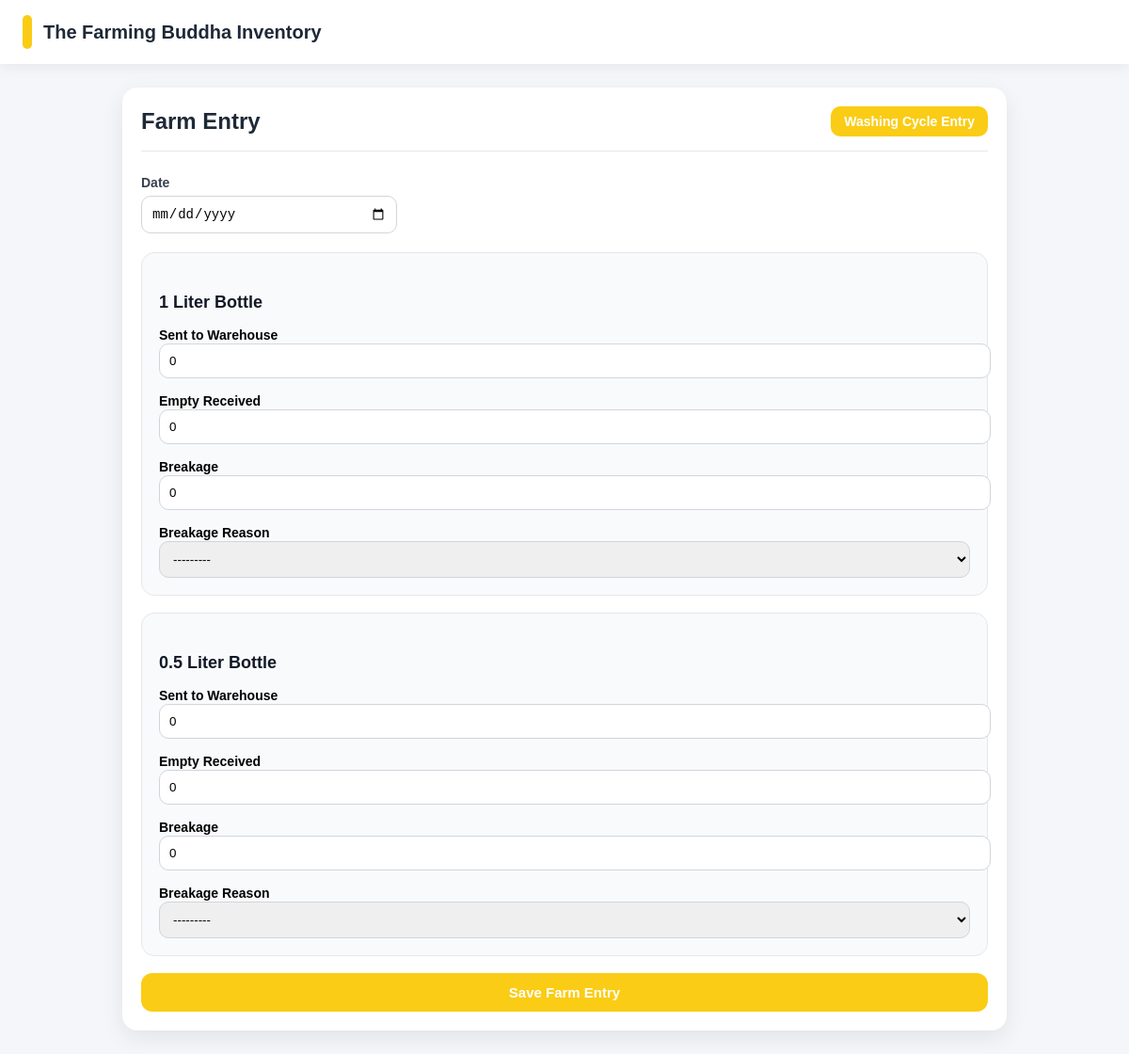
The app's page /bottles/farm-entry/ (signed in) with its own data.
### bottles/models.py (models this page shows, shortened)
class BottleType(models.Model):
    name = models.CharField(max_length=20)

### bottles/views.py (the view)
# urls.py: path("farm-entry/", views.farm_entry_view, name="farm_entry"),
@login_required
@role_required("FARM")
def farm_entry_view(request):
    bottle_types = BottleType.objects.all()
    if request.method == 'POST':
        form = FarmDailyEntryForm(request.POST)
        if form.is_valid():
            date = form.cleaned_data['date']
            items = []
            try:
                has_data = False  # ✅ prevent empty entry
                for bottle in bottle_types:
                    try:
                        sent = int(request.POST.get(f"sent_{bottle.id}") or 0)
                        empty_received = int(request.POST.get(f"empty_{bottle.id}") or 0)
                        breakage = int(request.POST.get(f"breakage_{bottle.id}") or 0)
                    except ValueError:
                        raise ValidationError(f"{bottle.name}: Invalid number input")
                    reason = request.POST.get(f"reason_{bottle.id}", "").strip()
                    if sent < 0 or empty_received < 0 or breakage < 0:
                        raise ValidationError(f"{bottle.name}: Negative values not allowed")
                    if breakage > 0 and not reason:
                        raise ValidationError(f"{bottle.name}: Breakage reason required")
                    if sent > 0 or empty_received > 0 or breakage > 0:
                        has_data = True
                    items.append({
                        'bottle_type': bottle,
                        'sent_to_warehouse': sent,
                        'empty_received_from_warehouse': empty_received,
                        'empty_breakage': breakage,
                        'breakage_reason': reason
                    })
                if not has_data:
                    raise ValidationError("Please enter at least one value")
                create_farm_entry(date, items)
                messages.success(request, "Farm entry saved successfully.")
                return redirect('bottles:farm_entry')
            except ValidationError as e:
                messages.error(request, str(e))
            except Exception:
                messages.error(request, "Something went wrong. Please try again.")
    else:
        form = FarmDailyEntryForm()
    return render(request, 'bottles/farm_entry.html', {
        'form': form,
        'bottle_types': bottle_types
    })

### bottles/forms.py
class FarmDailyEntryForm(forms.ModelForm):
    class Meta:
        model = FarmDailyEntry
        fields = ['date']
        widgets = {
            'date': forms.DateInput(attrs={'type': 'date'})
        }

### templates/bottles/farm_entry.html (shortened to what this page needs)
{% extends 'base.html' %}
{% block content %}
<div style="
    max-width:900px;
    margin:20px auto;
    background:white;
    padding:20px;
    border-radius:16px;
    box-shadow:0 8px 24px rgba(0,0,0,0.08);
">
    <div style="
        display:flex;
        flex-wrap:wrap;
        justify-content:space-between;
        align-items:center;
        gap:10px;
        margin-bottom:25px;
        border-bottom:1px solid #e5e7eb;
        padding-bottom:15px;
    ">
        <h2 style="
            margin:0;
            font-size:24px;
            color:#1f2937;
            font-weight:700;
        ">
            Farm Entry
        </h2>
        <a href="{% url 'bottles:washing_cycle' %}"
           style="
                background:#facc15;
                color:white;
                padding:8px 14px;
                text-decoration:none;
                border-radius:10px;
                font-weight:600;
                font-size:14px;
           ">
            Washing Cycle Entry
        </a>
    </div>
    <form method="post">
        <div style="margin-bottom:20px;">
            <label style="
                display:block;
                margin-bottom:6px;
                font-weight:600;
                color:#374151;
                font-size:14px;
            ">
                Date
            </label>
            <input type="date"
                   name="date"
                   required
                   style="
                        width:100%;
                        max-width:250px;
                        padding:10px;
                        border:1px solid #d1d5db;
                        border-radius:10px;
                        font-size:14px;
                   ">
        </div>
        {% for bottle in bottle_types %}
        <div style="
            background:#f9fafb;
            padding:18px;
            margin-bottom:18px;
            border-radius:14px;
            border:1px solid #e5e7eb;
        ">
            <h4 style="
                margin-bottom:15px;
                color:#111827;
                font-size:18px;
                font-weight:600;
            ">
                {{ bottle.name }}
            </h4>
            <div style="
                display:grid;
                grid-template-columns:1fr;
                gap:15px;
            ">
                <div>
                    <label style="font-weight:600; font-size:14px;">
                        Sent to Warehouse
                    </label>
                    <input type="number"
                           name="sent_{{ bottle.id }}"
                           min="0"
                           value="0"
                           style="
                                width:100%;
                                padding:10px;
                                border:1px solid #d1d5db;
                                border-radius:10px;
                           ">
                </div>
                <div>
                    <label style="font-weight:600; font-size:14px;">
                        Empty Received
                    </label>
                    <input type="number"
                           name="empty_{{ bottle.id }}"
                           min="0"
                           value="0"
                           style="
                                width:100%;
                                padding:10px;
                                border:1px solid #d1d5db;
                                border-radius:10px;
                           ">
                </div>
                <div>
                    <label style="font-weight:600; font-size:14px;">
                        Breakage
                    </label>
                    <input type="number"
                           name="breakage_{{ bottle.id }}"
                           min="0"
                           value="0"
                           style="
                                width:100%;
                                padding:10px;
                                border:1px solid #d1d5db;
                                border-radius:10px;
                           ">
                </div>
                <div>
                    <label style="font-weight:600; font-size:14px;">
                        Breakage Reason
                    </label>
                    <select name="reason_{{ bottle.id }}"
                            style="
                                width:100%;
                                padding:10px;
                                border:1px solid #d1d5db;
                                border-radius:10px;
                            ">
                        <option value="">---------</option>
                    </select>
                </div>
            </div>
        </div>
        {% endfor %}
        <button type="submit"
                style="
                    width:100%;
                    background:#facc15;
                    color:white;
                    padding:12px;
                    border:none;
                    border-radius:12px;
                    font-size:15px;
                    font-weight:600;
                    cursor:pointer;
                ">
            Save Farm Entry
        </button>
    </form>
</div>
{% endblock %}

### static/css/style.css (style rules this page uses)
body { font-family: Arial, sans-serif; margin: 0; background-color: #f4f6f9; }

### records on screen
BottleType: name "1 Liter Bottle", id "0"
BottleType: name "0.5 Liter Bottle", id "0"
